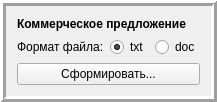
          <widget class="QFrame" name="frame_12">
           <property name="frameShape">
            <enum>QFrame::Box</enum>
           </property>
           <property name="frameShadow">
            <enum>QFrame::Raised</enum>
           </property>
           <property name="lineWidth">
            <number>3</number>
           </property>
           <layout class="QVBoxLayout" name="verticalLayout_4">
            <item>
             <widget class="QLabel" name="label_17">
              <property name="font">
               <font>
                <weight>75</weight>
                <bold>true</bold>
               </font>
              </property>
              <property name="text">
               <string>Коммерческое предложение</string>
              </property>
             </widget>
            </item>
            <item>
             <layout class="QHBoxLayout" name="horizontalLayout_20">
              <item>
               <widget class="QLabel" name="label_18">
                <property name="text">
                 <string>Формат файла:</string>
                </property>
               </widget>
              </item>
              <item>
               <widget class="QRadioButton" name="radioButton_txt">
                <property name="text">
                 <string>txt</string>
                </property>
                <property name="checked">
                 <bool>true</bool>
                </property>
               </widget>
              </item>
              <item>
               <widget class="QRadioButton" name="radioButton_doc">
                <property name="text">
                 <string>doc</string>
                </property>
                <property name="checked">
                 <bool>false</bool>
                </property>
               </widget>
              </item>
             </layout>
            </item>
            <item>
             <widget class="QPushButton" name="pushButton_offer">
              <property name="maximumSize">
               <size>
                <width>191</width>
                <height>16777215</height>
               </size>
              </property>
              <property name="text">
               <string>Сформировать...</string>
              </property>
             </widget>
            </item>
           </layout>
          </widget>
